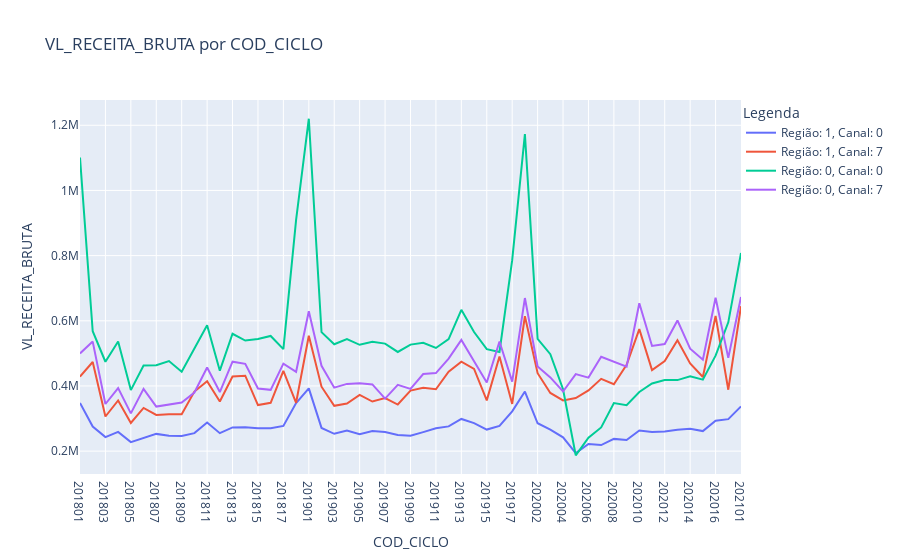

Notebook code for this chart:
### Markdown cell above
### Insights

1. <code>*Alta Variabilidade:*</code> Alguns grupos, especialmente *COD_CANAL = 0* e *COD_REGIAO = 0*, e *COD_CANAL = 7*, mostram alta variabilidade na receita bruta, com valores extremos significativos. Isso pode indicar grandes transações ou clientes de alto valor.

2. <code>*Diferença de Receita Média:*</code> O grupo *COD_CANAL = 0* e *COD_REGIAO = 0* tem a maior média de receita bruta, enquanto *COD_CANAL = 0* e *COD_REGIAO = 1* tem a menor média. Grupos com alta média podem ser mais lucrativos e merecem mais foco.

3. <code>*Valores Máximos Altos:*</code> Alguns grupos têm valores máximos muito elevados, sugerindo a presença de grandes transações que impactam significativamente a receita total.

4. <code>*Desvio Padrão Elevado:*</code> Altos desvios padrões indicam grande variação nos valores de receita bruta, refletindo diferentes padrões de transação entre canais e regiões.


### Recomendações

1. <code>*Investigue Grandes Transações:*</code> Analisar as transações de alto valor pode revelar oportunidades para replicar ou expandir essas receitas.

2. <code>*Ajuste Estratégias:*</code> Personalize estratégias de marketing e vendas com base nas diferenças de receita média entre canais e regiões.

3. <code>*Gerencie Variabilidade:*</code> Monitorar e entender a alta variabilidade pode ajudar a otimizar a gestão de receitas e melhorar previsões

### Code cell
# Lista de colunas para iteração
columns_to_filter = ['COD_REGIAO', 'COD_CANAL']
unique_values = {col: dataset[col].unique() for col in columns_to_filter}

# Criar a figura
fig = go.Figure()

# Iterando sobre todas as combinações de valores das variáveis
for regiao in unique_values['COD_REGIAO']:
    for canal in unique_values['COD_CANAL']:
        df_subset = dataset[(dataset['COD_REGIAO'] == regiao) &
                            (dataset['COD_CANAL'] == canal)]
                
        if not df_subset.empty:
            # Agregando os dados
            df_grouped = df_subset.groupby('COD_CICLO')['VL_RECEITA_BRUTA'].sum().reset_index()
            
            # Adicionando a linha ao gráfico
            fig.add_trace(go.Scatter(x=df_grouped['COD_CICLO'],
                                     y=df_grouped['VL_RECEITA_BRUTA'],
                                     mode='lines',
                                     name=f'Região: {regiao}, Canal: {canal}'))

# Adicionando títulos e rótulos
fig.update_layout(
    title='VL_RECEITA_BRUTA por COD_CICLO',
    xaxis_title='COD_CICLO',
    yaxis_title='VL_RECEITA_BRUTA',
    legend_title='Legenda',
    legend=dict(x=1, y=1)  # Posiciona a legenda fora do gráfico
)

# Exibindo o gráfico
fig.show()

### Figure 1 — Plotly figure (JSON) as saved in the notebook; plotly's stock layout.template omitted (floating-point values rounded to 4 significant figures)
{"data": [{"mode": "lines", "name": "Região: 1, Canal: 0", "type": "scatter", "x": ["201801", "201802", "201803", "201804", "201805", "201806", "201807", "201808", "201809", "201810", "201811", "201812", "201813", "201814", "201815", "201816", "201817", "201818", "201901", "201902", "201903", "201904", "201905", "201906", "201907", "201908", "201909", "201910", "201911", "201912", "201913", "201914", "201915", "201916", "201917", "202001", "202002", "202003", "202004", "202005", "202006", "202007", "202008", "202009", "202010", "202011", "202012", "202013", "202014", "202015", "202016", "202017", "202101"], "y": [347742, 275430, 242970, 259074, 227682, 241032, 252918, 247362, 246402, 255216, 287922, 255132, 272718, 273546, 269892, 270330, 277344, 347376, 392652, 271194, 253224, 263436, 251916, 261774, 258546, 249666, 247524, 258252, 269898, 275886, 298800, 285870, 266130, 277578, 321990, 382830, 285492, 266190, 242220, 193836, 221706, 218526, 237582, 234102, 263460, 258456, 260076, 265956, 268512, 261546, 293562, 298086, 337104]}, {"mode": "lines", "name": "Região: 1, Canal: 7", "type": "scatter", "x": ["201801", "201802", "201803", "201804", "201805", "201806", "201807", "201808", "201809", "201810", "201811", "201812", "201813", "201814", "201815", "201816", "201817", "201818", "201901", "201902", "201903", "201904", "201905", "201906", "201907", "201908", "201909", "201910", "201911", "201912", "201913", "201914", "201915", "201916", "201917", "202001", "202002", "202003", "202004", "202005", "202006", "202007", "202008", "202009", "202010", "202011", "202012", "202013", "202014", "202015", "202016", "202017", "202101"], "y": [428600.0, 473600.0, 306300.0, 355600.0, 286300.0, 332500.0, 311200.0, 313300.0, 312900.0, 382800.0, 414700.0, 352100.0, 428800.0, 431500.0, 341500.0, 348300.0, 446400.0, 348400.0, 554300.0, 397800.0, 338900.0, 346200.0, 372800.0, 352200.0, 363100.0, 343000.0, 385800.0, 394400.0, 390000.0, 444100.0, 474700.0, 452600.0, 355800.0, 490500.0, 344700.0, 613900.0, 439200.0, 378600.0, 355700.0, 362800.0, 386400.0, 422000.0, 405200.0, 464800.0, 574600.0, 448900.0, 476700.0, 540200.0, 469100.0, 427500.0, 614900.0, 388500.0, 644600.0]}, {"mode": "lines", "name": "Região: 0, Canal: 0", "type": "scatter", "x": ["201801", "201802", "201803", "201804", "201805", "201806", "201807", "201808", "201809", "201810", "201811", "201812", "201813", "201814", "201815", "201816", "201817", "201818", "201901", "201902", "201903", "201904", "201905", "201906", "201907", "201908", "201909", "201910", "201911", "201912", "201913", "201914", "201915", "201916", "201917", "202001", "202002", "202003", "202004", "202005", "202006", "202007", "202008", "202009", "202010", "202011", "202012", "202013", "202014", "202015", "202016", "202017", "202101"], "y": [1100964, 568002, 474288, 536616, 387318, 462876, 463500, 476316, 443388, 516240, 586626, 446874, 560124, 539322, 544248, 553416, 513054, 909372, 1220190, 565110, 528090, 543852, 526362, 535872, 529932, 504330, 526962, 532452, 516576, 543666, 633768, 565650, 512790, 504252, 785928, 1172868, 544398, 497544, 390012, 187206, 241446, 272658, 347400, 341184, 381474, 407568, 418182, 417972, 429792, 419298, 492822, 595302, 808200]}, {"mode": "lines", "name": "Região: 0, Canal: 7", "type": "scatter", "x": ["201801", "201802", "201803", "201804", "201805", "201806", "201807", "201808", "201809", "201810", "201811", "201812", "201813", "201814", "201815", "201816", "201817", "201818", "201901", "201902", "201903", "201904", "201905", "201906", "201907", "201908", "201909", "201910", "201911", "201912", "201913", "201914", "201915", "201916", "201917", "202001", "202002", "202003", "202004", "202005", "202006", "202007", "202008", "202009", "202010", "202011", "202012", "202013", "202014", "202015", "202016", "202017", "202101"], "y": [499600.0, 536100.0, 344600.0, 393600.0, 315900.0, 391000.0, 336800.0, 343300.0, 349200.0, 379700.0, 456500.0, 381400.0, 474600.0, 467900.0, 392400.0, 388100.0, 468700.0, 443400.0, 629200.0, 461800.0, 394800.0, 406300.0, 408200.0, 404800.0, 361300.0, 403300.0, 391000.0, 436500.0, 439600.0, 483700.0, 541200.0, 476100.0, 410700.0, 536600.0, 413200.0, 669800.0, 459800.0, 426300.0, 382900.0, 436600.0, 425600.0, 489700.0, 475200.0, 459100.0, 653800.0, 522900.0, 528600.0, 601200.0, 514400.0, 480700.0, 670800.0, 486100.0, 672900.0]}], "layout": {"legend": {"title": {"text": "Legenda"}, "x": 1, "y": 1}, "title": {"text": "VL_RECEITA_BRUTA por COD_CICLO"}, "xaxis": {"title": {"text": "COD_CICLO"}}, "yaxis": {"title": {"text": "VL_RECEITA_BRUTA"}}}}
